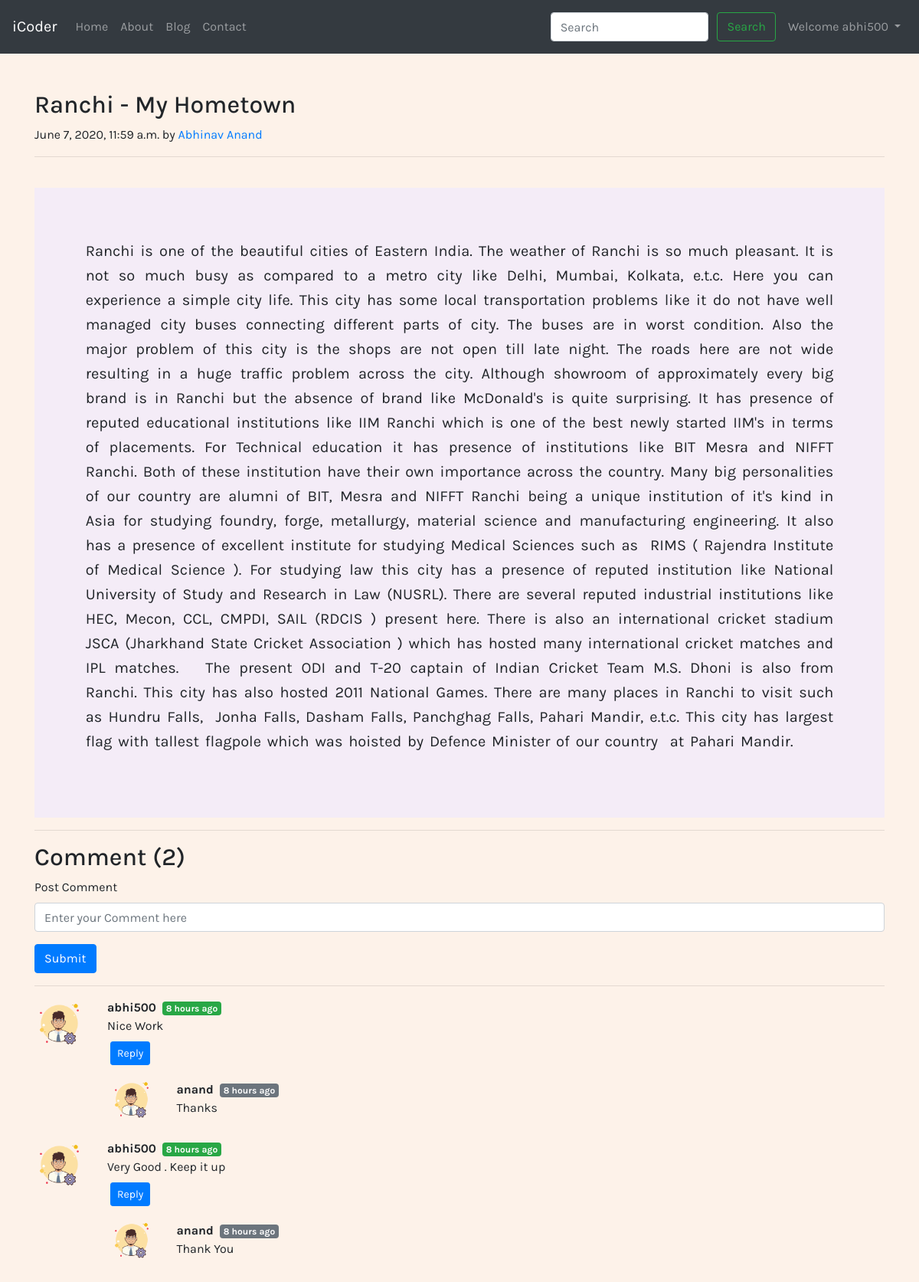
The app's page /blog/first-post (signed in) with its own data.
### mysite/models.py (models this page shows, shortened)
class Post(models.Model):
    sno = models.AutoField(primary_key = True)
    title = models.CharField(max_length=300)
    content = models.TextField()
    author = models.CharField(max_length=40)
    slug = models.CharField(max_length=130)
    timestamp = models.DateTimeField(blank=True)

class BlogComment(models.Model):
    sno = models.AutoField(primary_key = True)
    comment = models.TextField()
    user = models.ForeignKey(User, on_delete=models.CASCADE)
    post = models.ForeignKey(Post, on_delete=models.CASCADE)
    parent = models.ForeignKey('self', on_delete=models.CASCADE, null=True)
    timestamp = models.DateTimeField(default=now)
    def __str__(self):
        return self.comment[0:13] + " by "+ self.user.username

### mysite/views.py (the view)
# urls.py: path('<str:slug>',views.blogPost,name='blogPost')
def blogPost(request , slug):
    post = Post.objects.filter(slug=slug).first()
    comments = BlogComment.objects.filter(post=post, parent=None)
    replies = BlogComment.objects.filter(post=post).exclude(parent=None)
    repDict={}
    for reply in replies:
        if reply.parent.sno not in repDict.keys():
            repDict[reply.parent.sno] = [reply]
        else:
            repDict[reply.parent.sno].append(reply)
        print(repDict)
    context = {'post':post, 'comments':comments , 'user' : request.user, 'replyDict' : repDict}
    return render(request, 'mysite/blogPost.html',context)

### mysite/templatetags/getDict.py (called while the page is built)
@register.filter(name='get_val')
def get_val(dict, key):
    return dict.get(key)

### templates/mysite/blogPost.html (shortened to what this page needs)
{% extends 'base.html' %}
{% block body %}
{% load humanize %}
{% load getDict %}
<div class="container mt-5">
    <div class="blog-post">
        <h2 class="blog-post-title">{{ post.title }}</h2>
        <p class="blog-post-meta">{{ post.timestamp }} by <a href="#">{{ post.author }}</a></p>
        <hr>
        <br>
        <div class="aa">
            <p>{{ post.content }}</p>
        </div>
    </div>
    <hr>
</div>
<div class="container">
    <h2>Comment ({{ comments.count }})</h2>
    <div class="my-2">
        {% if user.is_authenticated %}
        <form action="/blog/postComment" method="post">
            <div class="form-group">
                <label for="exampleInputEmail1">Post Comment</label>
                <input type="text" name="comment" class="form-control" id="exampleInputEmail1"
                    placeholder="Enter your Comment here" />
            </div>
            <button type="submit" class="btn btn-primary">Submit</button>
        </form>
        {% else %}
        <h4 style="padding-bottom: 10px">Please Login To Comment</h4>
        {% endif %}
    </div>
    <hr>
    {% for comment in comments %}
    <div class="row my-3">
        <div class="col-md-1">
            <img src="/static/img/admin.png" class="rounded mx-auto d-block w-100 " alt="Not Found">
        </div>
        <div class="col-md-11">
            <b> {{ comment.user.username }} </b> <span class="badge badge-success ml-1" style="font-size: 12px">
                {{ comment.timestamp | naturaltime }}</span>
            <div>
                {{ comment.comment }}
            </div>
            <div class="reply mx-1 my-2">
                {% if user.is_authenticated %}
                <p>
                    <a class="btn btn-sm btn-primary" data-toggle="collapse" href="#replyBox{{ comment.sno }}"
                        role="button" aria-expanded="false" aria-controls="collapseExample">
                        Reply
                    </a>
                </p>
                {% endif %}
                <div class="replies my-2">
                    {% for reply in replyDict|get_val:comment.sno %}
                        <div class="row">
                            <div class="col-md-1">
                                <img class="rounded mx-auto d-block w-100 " src="/static/img/admin.png" alt="Image Unavailable">
                            </div>
                            <div class="col-sm-10 my-1">
                                <b> {{ reply.user.username }} </b> <span class="badge badge-secondary ml-1" style="font-size: 12px">
                                    {{ reply.timestamp | naturaltime }}</span>
                                <div>
                                    {{ reply.comment }}
                                </div>
                            </div>
                        </div>
                    {% endfor %}
                </div>
            </div>
        </div>
    </div>
    {% endfor %}
</div>
<br>
<br>
<br>
{% endblock body %}

### templates/base.html (shortened to what this page needs)
<!doctype html>
<html lang="en">
  <head>
    <link rel="stylesheet" href="https://stackpath.bootstrapcdn.com/bootstrap/4.5.0/css/bootstrap.min.css">
  </head>
  <body>
    <nav class="navbar navbar-expand-lg navbar-dark bg-dark">
      <a class="navbar-brand" href="/">iCoder</a>
      <div class="collapse navbar-collapse" id="navbarSupportedContent">
        <ul class="navbar-nav mr-auto">
          <li class="nav-item {% block activeHome %} {% endblock activeHome %}">
            <a class="nav-link" href="/">Home <span class="sr-only">(current)</span></a>
          </li>
          <li class="nav-item {% block activeAbout %} {% endblock activeAbout %}">
            <a class="nav-link" href="/about">About</a>
          </li>
            <li class="nav-item {% block activeBlog %} {% endblock activeBlog %}">
            <a class="nav-link" href="/blog">Blog</a>
          </li>
          <li class="nav-item {% block activeContact %} {% endblock activeContact %}">
            <a class="nav-link" href="/contact">Contact</a>
          </li>
        </ul>
        <div class="ml-auto form-inline ">
        <form class="my-2 my-lg-0 mr-2" action="/search" method="get">
          <input class="form-control mr-sm-2" type="search" placeholder="Search" aria-label="Search" name="query">
          <button class="btn btn-outline-success my-2 my-sm-2 {% block activeSearch %} {% endblock activeSearch %}" type="submit">Search</button>
        </form>
        {% if user.is_authenticated %}
            <ul class="navbar-nav ml-auto">
                <li class="nav-item dropdown">
                    <a class="nav-link dropdown-toggle" href="#" id="navbarDropdown" role="button" data-toggle="dropdown" aria-haspopup="true" aria-expanded="false">
                      Welcome {{ request.user }}
                    </a>
                  </li>
            </ul>
        {% endif %}
        </div>
      </div>
     </nav>
    {% block body %}
    {% endblock body %}
  </body>
</html>

### records on screen
Post: title "Ranchi - My Hometown", timestamp "June 7, 2020, 11:59 a.m.", author "Abhinav Anand", content "Ranchi is one of the beautiful cities of Eastern India. The weather of Ranchi is so much pleasant. It is not so much busy as compared to a metro city like Delhi, Mumbai, Kolkata, e.t.c. Here you can experience a simple city life. This city has some local transportation problems like it do not have well managed city buses connecting different parts of city. The buses are in worst condition. Also the major problem of this city is the shops are not open till late night. The roads here are not wide resulting in a huge traffic problem across the city. Although showroom of approximately every big brand is in Ranchi but the absence of brand like McDonald's is quite surprising. It has presence of…"
BlogComment: user.username "abhi500", timestamp "8 hours ago", comment "Nice Work"
BlogComment: user.username "anand", timestamp "8 hours ago", comment "Thanks"
BlogComment: user.username "abhi500", timestamp "8 hours ago", comment "Very Good . Keep it up"
BlogComment: user.username "anand", timestamp "8 hours ago", comment "Thank You"

### other values on screen
{{ request.user }} "abhi500"
{{ comments.count }} "2"
